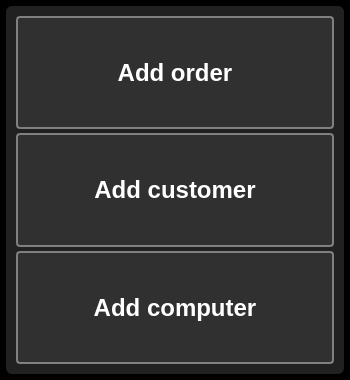
<?xml version="1.0" encoding="UTF-8"?>
<ui version="4.0">
 <class>AddMenuDialog</class>
 <widget class="QDialog" name="AddMenuDialog">
  <property name="geometry">
   <rect>
    <x>0</x>
    <y>0</y>
    <width>350</width>
    <height>380</height>
   </rect>
  </property>
  <property name="minimumSize">
   <size>
    <width>350</width>
    <height>380</height>
   </size>
  </property>
  <property name="maximumSize">
   <size>
    <width>350</width>
    <height>380</height>
   </size>
  </property>
  <property name="windowTitle">
   <string>Add</string>
  </property>
  <property name="windowIcon">
   <iconset resource="../../resources.qrc">
    <normaloff>:/PNG/IMG/add.png</normaloff>:/PNG/IMG/add.png</iconset>
  </property>
  <property name="styleSheet">
   <string notr="true">QMainWindow{
background-color: #000000;
}

QWidget{
background-color: #000000;
}

QGroupBox{
background-color: #212121;
border: none;
padding: 4px;
border-radius: 6px;
color: white;
}

QPushButton{
background-color: #303030;
border: 2px solid gray;
border-radius: 4px;
color: white;
}
QPushButton:hover{
border-color: white;
}

QLineEdit{
background-color: #303030;
border: 1px solid gray;
border-radius: 4px;
color: white;
}
QLineEdit:focus{
border-color: white;
}

QTextEdit{
background-color: #303030;
border: 1px solid gray;
border-radius: 4px;
color: white;
}
QTextEdit:focus{
border-color: white;
}

QLabel{
color: white;
background: transparent;
}

QListWidget{
background: transparent;
border: 1px solid gray;
border-radius: 6px;
padding: 6px;
}
QListWidget::item{
background-color: rgba(255,255,255,50);
border: none;
color: white;
border-radius: 6px;
padding: 6px;
margin-top: 6px;
}
QListWidget::item:hover{
background-color: rgba(255,255,255,100);
}

QCheckBox{
background: transparent;
color: white;
}
QCheckBox::indicator{
width:24px;
height: 24px;
border: 1px solid gray;
border-radius: 4px;
}
QCheckBox::indicator:hecked{
image: url(:/PNG/IMG/done.png);
}
QCheckBox::indicator:unchecked{
image: none;
}

QTabWidget::pane{
background: transparent;
border: none;
padding: 4px;
border-radius: 6px;
}
QTabBar::tab{
background-color: #303030;
border: 2px solid gray;
border-radius: 4px;
color: white;
padding-left: 6px;
padding-right: 6px;
padding-top: 3px;
padding-bottom: 3px;
margin-left: 2px;
}
QTabBar::tab:hover{
border-color: white;
}
QTabBar::tab:selected{
border-color: white;
}

QScrollBar:vertical {        
border: none;
width:14px;
background-color: #212121;
margin: 0px 0px 0px 0px;
padding-left: 6px;
}
QScrollBar::handle:vertical{
background: gray;
border-radius: 4px;
min-height: 20px;
}
QScrollBar::add-line:vertical {
background-color: #212121;
height: 0px;
subcontrol-position: bottom;
subcontrol-origin: margin;
}
QScrollBar::sub-line:vertical {
background-color: #212121;
height: 0 px;
subcontrol-position: top;
subcontrol-origin: margin;
}
QScrollBar::add-page:vertical{
background-color: #212121;
}
QScrollBar::sub-page:vertical{
background-color: #212121;
}

QScrollBar:horizontal {        
border: none;
height:14px;
background-color: #212121;
margin: 0px 0px 0px 0px;
padding-top: 6px;
}
QScrollBar::handle:horizontal{
background: gray;
border-radius: 4px;
min-width: 20px;
}
QScrollBar::add-line:horizontal {
background-color: #212121;
height: 0px;
subcontrol-position: bottom;
subcontrol-origin: margin;
}
QScrollBar::sub-line:horizontal {
background-color: #212121;
height: 0 px;
subcontrol-position: top;
subcontrol-origin: margin;
}
QScrollBar::add-page:horizontal{
background-color: #212121;
}
QScrollBar::sub-page:horizontal{
background-color: #212121;
}

QComboBox{
background-color: #303030;
border: 1px solid gray;
border-radius: 4px;
color: white;
}
QComboBox QAbstractItemView{
color: white;
background-color: black;
}

QTableView{
background-color: #212121;
border: 1px solid gray;
border-radius: 6px;
color: white;
}

QDoubleSpinBox{
background-color: #303030;
border: 1px solid gray;
border-radius: 4px;
color: white;
}</string>
  </property>
  <layout class="QGridLayout" name="gridLayout">
   <property name="leftMargin">
    <number>6</number>
   </property>
   <property name="topMargin">
    <number>6</number>
   </property>
   <property name="rightMargin">
    <number>6</number>
   </property>
   <property name="bottomMargin">
    <number>6</number>
   </property>
   <property name="spacing">
    <number>4</number>
   </property>
   <item row="0" column="0">
    <widget class="QGroupBox" name="groupBox">
     <property name="title">
      <string/>
     </property>
     <layout class="QGridLayout" name="gridLayout_2">
      <property name="leftMargin">
       <number>6</number>
      </property>
      <property name="topMargin">
       <number>6</number>
      </property>
      <property name="rightMargin">
       <number>6</number>
      </property>
      <property name="bottomMargin">
       <number>6</number>
      </property>
      <property name="spacing">
       <number>4</number>
      </property>
      <item row="3" column="0">
       <widget class="QPushButton" name="pushButton_add_computer">
        <property name="sizePolicy">
         <sizepolicy hsizetype="Minimum" vsizetype="Minimum">
          <horstretch>0</horstretch>
          <verstretch>0</verstretch>
         </sizepolicy>
        </property>
        <property name="font">
         <font>
          <pointsize>18</pointsize>
          <bold>true</bold>
         </font>
        </property>
        <property name="focusPolicy">
         <enum>Qt::ClickFocus</enum>
        </property>
        <property name="text">
         <string>Add computer</string>
        </property>
        <property name="icon">
         <iconset resource="../../resources.qrc">
          <normaloff>:/PNG/IMG/laptop.png</normaloff>:/PNG/IMG/laptop.png</iconset>
        </property>
        <property name="iconSize">
         <size>
          <width>48</width>
          <height>48</height>
         </size>
        </property>
       </widget>
      </item>
      <item row="1" column="0">
       <widget class="QPushButton" name="pushButton_add_client">
        <property name="sizePolicy">
         <sizepolicy hsizetype="Minimum" vsizetype="Minimum">
          <horstretch>0</horstretch>
          <verstretch>0</verstretch>
         </sizepolicy>
        </property>
        <property name="font">
         <font>
          <pointsize>18</pointsize>
          <bold>true</bold>
         </font>
        </property>
        <property name="focusPolicy">
         <enum>Qt::ClickFocus</enum>
        </property>
        <property name="text">
         <string>Add customer</string>
        </property>
        <property name="icon">
         <iconset resource="../../resources.qrc">
          <normaloff>:/PNG/IMG/vcard.png</normaloff>:/PNG/IMG/vcard.png</iconset>
        </property>
        <property name="iconSize">
         <size>
          <width>48</width>
          <height>48</height>
         </size>
        </property>
       </widget>
      </item>
      <item row="0" column="0">
       <widget class="QPushButton" name="pushButton_add_order">
        <property name="sizePolicy">
         <sizepolicy hsizetype="Minimum" vsizetype="Minimum">
          <horstretch>0</horstretch>
          <verstretch>0</verstretch>
         </sizepolicy>
        </property>
        <property name="font">
         <font>
          <pointsize>18</pointsize>
          <bold>true</bold>
         </font>
        </property>
        <property name="focusPolicy">
         <enum>Qt::ClickFocus</enum>
        </property>
        <property name="text">
         <string>Add order</string>
        </property>
        <property name="icon">
         <iconset resource="../../resources.qrc">
          <normaloff>:/PNG/IMG/order.png</normaloff>:/PNG/IMG/order.png</iconset>
        </property>
        <property name="iconSize">
         <size>
          <width>48</width>
          <height>48</height>
         </size>
        </property>
       </widget>
      </item>
     </layout>
    </widget>
   </item>
  </layout>
 </widget>
 <resources>
  <include location="../../resources.qrc"/>
 </resources>
 <connections/>
</ui>
